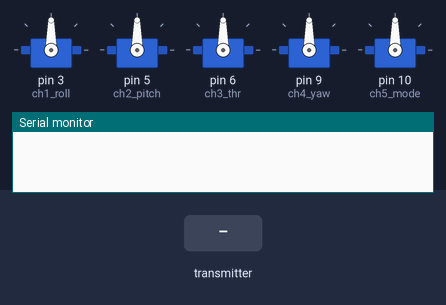
This sketch was run on a simulated Arduino Nano, built with avr-gcc and run on an emulated ATmega328P. On the bench: 5 × servo, the last lines printed to the serial monitor. The test bench sets the inputs (shaded band). No radio packets arrive unless stated.

Above: at 1.2 s.
1.3 s: the transmitter starts sending throttle = 0
At 2.5 s:
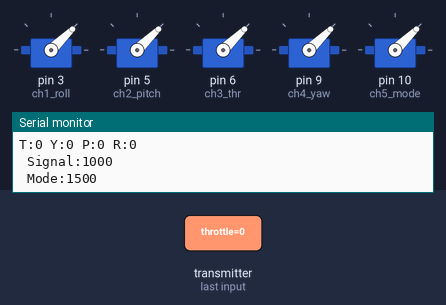
2.8 s: the transmitter starts sending signal = 1
At 3.6 s:
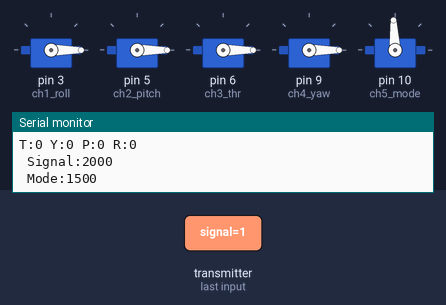
4.3 s: the transmitter starts sending yaw = 1023
At 4.8 s:
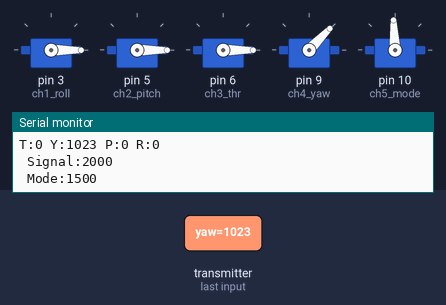
5.8 s: the transmitter starts sending pitch = 1023
At 7.0 s:
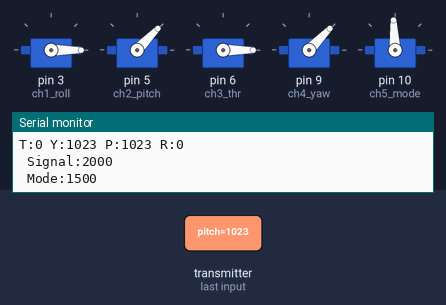
7.3 s: the transmitter starts sending mode = 1
At 8.3 s:
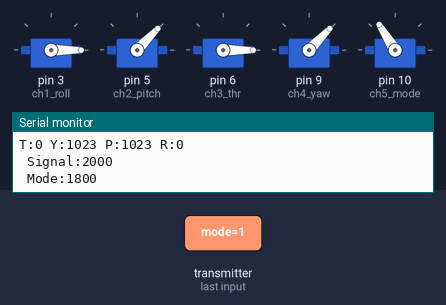
8.8 s: the transmitter starts sending yaw = 256
At 9.4 s:
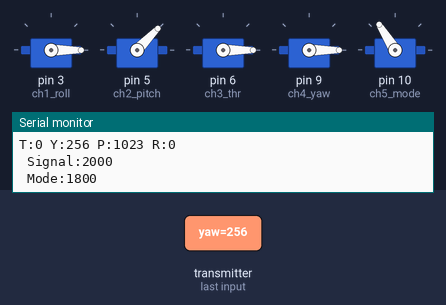
Timing chart, 0 to 11.3 s (numbered marks = the images above; inputs shaded):
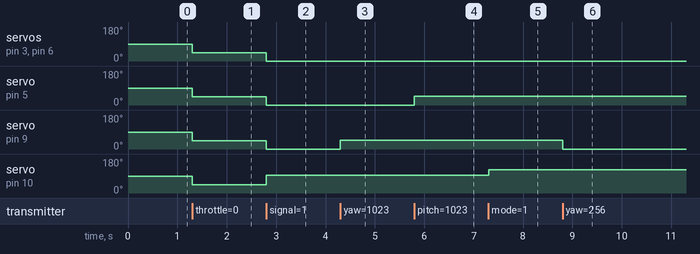

Measured:
- after the input at 1.3 s, servo on pin 3 (ch1_roll), servo on pin 5 (ch2_pitch), servo on pin 6 (ch3_thr), servo on pin 9 (ch4_yaw), servo on pin 10 (ch5_mode): 90° → 44° at once
- after the input at 2.8 s, servo on pin 3 (ch1_roll), servo on pin 5 (ch2_pitch), servo on pin 6 (ch3_thr), servo on pin 9 (ch4_yaw): 44° → 0° at once; servo on pin 10 (ch5_mode): 44° → 93° at once
- after the input at 4.3 s, servo on pin 9 (ch4_yaw): 0° → 46° at once
- after the input at 5.8 s, servo on pin 5 (ch2_pitch): 0° → 46° at once
- after the input at 7.3 s, servo on pin 10 (ch5_mode): 93° → 122° at once
- after the input at 8.8 s, servo on pin 9 (ch4_yaw): 46° → 0° at once

The sketch:

Receiver.ino
```cpp
#include <SPI.h>                      // SPI library for communication with nRF24L01
#include <nRF24L01.h>                 // Definitions for the nRF24L01 module
#include <RF24.h>                     // RF24 communication library
#include <Servo.h>                    // Library to control PWM signals for servos
// ==== nRF24L01 pin configuration for Arduino Nano ====
#define CE_PIN   7                   // CE pin for radio module (adjust if needed)
#define CSN_PIN  8                   // CSN pin for radio module (adjust if needed)
RF24 radio(CE_PIN, CSN_PIN);
// ==== Same address as used by the transmitter ====
const byte address[] = "NODE1";
// ==== Structure of the received data packet ====
struct Packet {
  uint16_t throttle, yaw, pitch, roll; // Control channels
  bool signal, mode;                   // Signal active flag and flight mode
};
Packet packet;
// ==== Define servo output channels for APM 2.8 ====
Servo ch1_roll;    // Channel 1 → Roll
Servo ch2_pitch;   // Channel 2 → Pitch
Servo ch3_thr;     // Channel 3 → Throttle
Servo ch4_yaw;     // Channel 4 → Yaw
Servo ch5_mode;    // Channel 5 → Flight Mode (Hold/Stabilize)

void setup() {
  Serial.begin(115200);
  // ==== Initialize the nRF24L01 radio ====
  radio.begin();
  radio.setChannel(76);                  // Must match transmitter's channel
  radio.setPALevel(RF24_PA_MAX);         // Set maximum transmission power
  radio.setDataRate(RF24_1MBPS);         // Set data rate to 1 Mbps
  radio.openReadingPipe(0, address);     // Open the reading pipe using same address
  radio.startListening();                // Set radio to listening mode
  // ==== Attach servo outputs to APM input pins ====
  ch1_roll.attach(3);     // D3 → APM CH1
  ch2_pitch.attach(5);    // D6 → APM CH2
  ch3_thr.attach(6);      // D5 → APM CH3
  ch4_yaw.attach(9);      // D9 → APM CH4
  ch5_mode.attach(10);    // D10 → APM CH5
}

void loop() {
  // ==== If a data packet is received ====
  if (radio.available()) {
    radio.read(&packet, sizeof(packet));

    // Extract values from the packet
    int pwmThr    = packet.throttle;
    int pwmYaw    = packet.yaw;
    int pwmPit    = packet.pitch;
    int pwmRol    = packet.roll;
    int pwmmode   = packet.mode ? 1800 : 1500;       // Mode: 1800 = Hold, 1500 = Stabilize
    int pwmsignal = packet.signal ? 2000 : 1000;     // Signal switch: 2000 = active, 1000 = inactive
    // ==== If signal switch is ON (system armed) ====
    if (packet.signal == true) {
      // Send the PWM signals to APM
      ch1_roll.writeMicroseconds(pwmRol);
      ch2_pitch.writeMicroseconds(pwmPit);
      ch3_thr.writeMicroseconds(pwmThr);
      ch4_yaw.writeMicroseconds(pwmYaw);
      ch5_mode.writeMicroseconds(pwmmode);
    } else {
      // If not ready (disarmed), send safe neutral values
      ch1_roll.writeMicroseconds(1000);
      ch2_pitch.writeMicroseconds(1000);
      ch3_thr.writeMicroseconds(1000);
      ch4_yaw.writeMicroseconds(1000);
      ch5_mode.writeMicroseconds(1000);
    }
    // ==== Print received values for monitoring ====
    Serial.print("T:"); Serial.print(pwmThr);
    Serial.print(" Y:"); Serial.print(pwmYaw);
    Serial.print(" P:"); Serial.print(pwmPit);
    Serial.print(" R:"); Serial.println(pwmRol);
    Serial.print(" Signal:"); Serial.println(pwmsignal);
    Serial.print(" Mode:"); Serial.println(pwmmode);
  }
}
```
